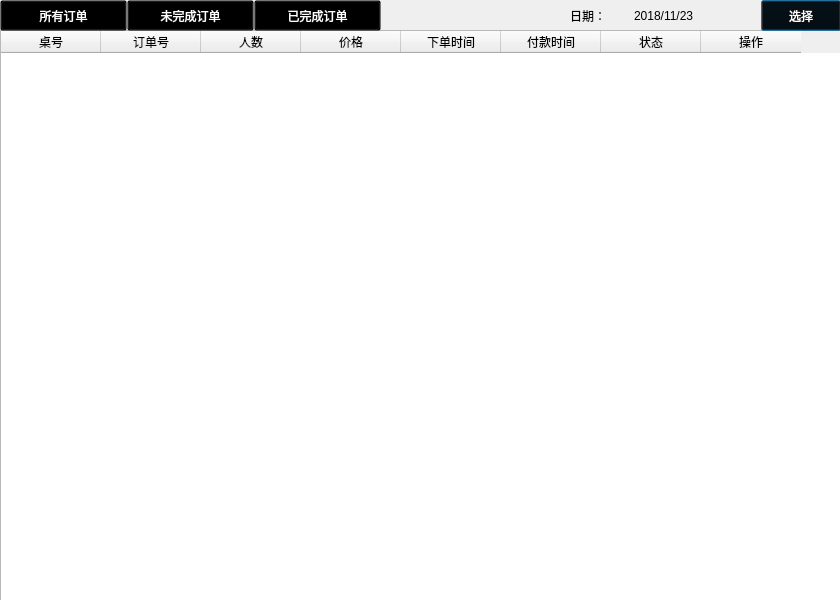
<?xml version="1.0" encoding="UTF-8"?>
<ui version="4.0">
 <class>Order</class>
 <widget class="QDialog" name="Order">
  <property name="geometry">
   <rect>
    <x>0</x>
    <y>0</y>
    <width>840</width>
    <height>600</height>
   </rect>
  </property>
  <property name="windowTitle">
   <string>Dialog</string>
  </property>
  <widget class="QLabel" name="label">
   <property name="geometry">
    <rect>
     <x>0</x>
     <y>0</y>
     <width>841</width>
     <height>601</height>
    </rect>
   </property>
   <property name="styleSheet">
    <string notr="true">background-image: url(:/file/images/back8.jpeg);</string>
   </property>
   <property name="text">
    <string/>
   </property>
  </widget>
  <widget class="QTableWidget" name="tableWidget">
   <property name="geometry">
    <rect>
     <x>0</x>
     <y>30</y>
     <width>841</width>
     <height>571</height>
    </rect>
   </property>
   <column>
    <property name="text">
     <string>桌号</string>
    </property>
   </column>
   <column>
    <property name="text">
     <string>订单号</string>
    </property>
   </column>
   <column>
    <property name="text">
     <string>人数</string>
    </property>
   </column>
   <column>
    <property name="text">
     <string>价格</string>
    </property>
   </column>
   <column>
    <property name="text">
     <string>下单时间</string>
    </property>
   </column>
   <column>
    <property name="text">
     <string>付款时间</string>
    </property>
   </column>
   <column>
    <property name="text">
     <string>状态</string>
    </property>
   </column>
   <column>
    <property name="text">
     <string>操作</string>
    </property>
   </column>
  </widget>
  <widget class="QWidget" name="layoutWidget">
   <property name="geometry">
    <rect>
     <x>570</x>
     <y>0</y>
     <width>271</width>
     <height>31</height>
    </rect>
   </property>
   <layout class="QHBoxLayout" name="horizontalLayout_2" stretch="10,20,5">
    <property name="spacing">
     <number>0</number>
    </property>
    <item>
     <widget class="QLabel" name="label_2">
      <property name="text">
       <string>日期：</string>
      </property>
     </widget>
    </item>
    <item>
     <widget class="QLabel" name="label_date">
      <property name="text">
       <string>2018/11/23</string>
      </property>
     </widget>
    </item>
    <item>
     <widget class="QPushButton" name="pushButton">
      <property name="sizePolicy">
       <sizepolicy hsizetype="Preferred" vsizetype="Preferred">
        <horstretch>0</horstretch>
        <verstretch>0</verstretch>
       </sizepolicy>
      </property>
      <property name="styleSheet">
       <string notr="true">color:white;background:transparent;</string>
      </property>
      <property name="text">
       <string>选择</string>
      </property>
     </widget>
    </item>
   </layout>
  </widget>
  <widget class="QWidget" name="layoutWidget_2">
   <property name="geometry">
    <rect>
     <x>0</x>
     <y>0</y>
     <width>381</width>
     <height>31</height>
    </rect>
   </property>
   <layout class="QHBoxLayout" name="horizontalLayout">
    <property name="spacing">
     <number>0</number>
    </property>
    <item>
     <widget class="QPushButton" name="pushButton_allOrder">
      <property name="sizePolicy">
       <sizepolicy hsizetype="Minimum" vsizetype="Preferred">
        <horstretch>0</horstretch>
        <verstretch>0</verstretch>
       </sizepolicy>
      </property>
      <property name="styleSheet">
       <string notr="true">color:white;background:transparent;</string>
      </property>
      <property name="text">
       <string>所有订单</string>
      </property>
     </widget>
    </item>
    <item>
     <widget class="QPushButton" name="pushButton_unOkOrder">
      <property name="sizePolicy">
       <sizepolicy hsizetype="Minimum" vsizetype="Preferred">
        <horstretch>0</horstretch>
        <verstretch>0</verstretch>
       </sizepolicy>
      </property>
      <property name="styleSheet">
       <string notr="true">color:white;background:transparent;</string>
      </property>
      <property name="text">
       <string>未完成订单</string>
      </property>
     </widget>
    </item>
    <item>
     <widget class="QPushButton" name="pushButton_okOrder">
      <property name="sizePolicy">
       <sizepolicy hsizetype="Minimum" vsizetype="Preferred">
        <horstretch>0</horstretch>
        <verstretch>0</verstretch>
       </sizepolicy>
      </property>
      <property name="styleSheet">
       <string notr="true">color:white;background:transparent;</string>
      </property>
      <property name="text">
       <string>已完成订单</string>
      </property>
     </widget>
    </item>
   </layout>
  </widget>
 </widget>
 <resources/>
 <connections/>
</ui>
